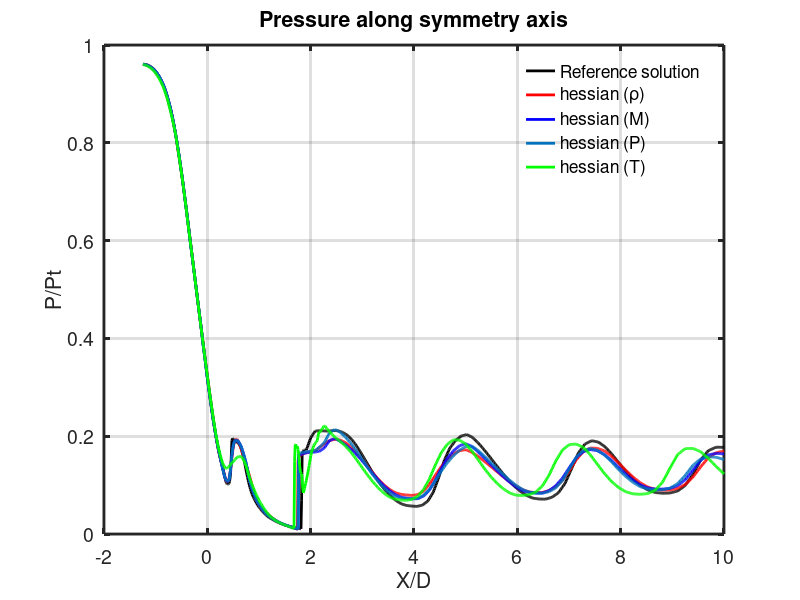

Here is the MATLAB script that generated this plot:
% read reference solution
ref = csvread('reference/reference.csv');
ref_x = ref(:,4);
ref_x = ref_x(2:end,:);% delete useless 1st rows
ref_m = ref(:,1);
ref_m = ref_m(2:end,:);% delete useless 1st rows
ref_p = ref(:,3);
ref_p = ref_p(2:end,:); % delete useless 1st rows

%%%%%%%%%%%%%%%%%%%%%%%%%% ideal nitrogen
%%%%%%% hessian
% read hessian of density for ideal nitrogen
ideal_hessian_density = csvread('hessian/d.csv');
ideal_hessian_density_x = ideal_hessian_density(:,3);
ideal_hessian_density_x = ideal_hessian_density_x(2:end,:); 
ideal_hessian_density_m = ideal_hessian_density(:,1);
ideal_hessian_density_m = ideal_hessian_density_m(2:end,:); 
ideal_hessian_density_p = ideal_hessian_density(:,2);
ideal_hessian_density_p = ideal_hessian_density_p(2:end,:);

% read hessian of mach for ideal nitrogen
ideal_hessian_mach= csvread('hessian/m.csv');
ideal_hessian_mach_x = ideal_hessian_mach(:,3);
ideal_hessian_mach_x = ideal_hessian_mach_x(2:end,:); 
ideal_hessian_mach_m = ideal_hessian_mach(:,1);
ideal_hessian_mach_m = ideal_hessian_mach_m(2:end,:); 
ideal_hessian_mach_p = ideal_hessian_mach(:,2);
ideal_hessian_mach_p = ideal_hessian_mach_p(2:end,:);

% read hessian of p for ideal nitrogen
ideal_hessian_p= csvread('hessian/p.csv');
ideal_hessian_p_x = ideal_hessian_p(:,3);
ideal_hessian_p_x = ideal_hessian_p_x(2:end,:); 
ideal_hessian_p_m = ideal_hessian_p(:,1);
ideal_hessian_p_m = ideal_hessian_p_m(2:end,:); 
ideal_hessian_p_p = ideal_hessian_p(:,2);
ideal_hessian_p_p = ideal_hessian_p_p(2:end,:)/8;

% read hessian of T for ideal nitrogen
ideal_hessian_t= csvread('hessian/t.csv');
ideal_hessian_t_x = ideal_hessian_t(:,3);
ideal_hessian_t_x = ideal_hessian_t_x(2:end,:); 
ideal_hessian_t_m = ideal_hessian_t(:,1);
ideal_hessian_t_m = ideal_hessian_t_m(2:end,:); 
ideal_hessian_t_p = ideal_hessian_t(:,2);
ideal_hessian_t_p = ideal_hessian_t_p(2:end,:);




% plot comparison
figure(1)
plot(ref_x,ref_p,'k',"linewidth", 2);
hold on
grid on
plot(ideal_hessian_density_x, ideal_hessian_density_p,'r',"linewidth", 2);
hold on
grid on
plot(ideal_hessian_mach_x, ideal_hessian_mach_p,'b',"linewidth", 2);
hold on
grid on
plot(ideal_hessian_p_x, ideal_hessian_p_p,"linewidth", 2);
hold on
grid on
plot(ideal_hessian_t_x, ideal_hessian_t_p,'g', "linewidth", 2);
hold on
grid on
xlabel('X/D')
##ylabel('Mach number')
ylabel('P/Pt')
##title('Mach number along symmetry axis')
title('Pressure along symmetry axis')
legend('Reference solution','hessian (\rho)', 'hessian (M)', 'hessian (P)', 'hessian (T)')
legend boxoff
set(gca, "linewidth", 2, "fontsize", 14);
##saveas(figure(1), "P_ref_ideal_hessian");